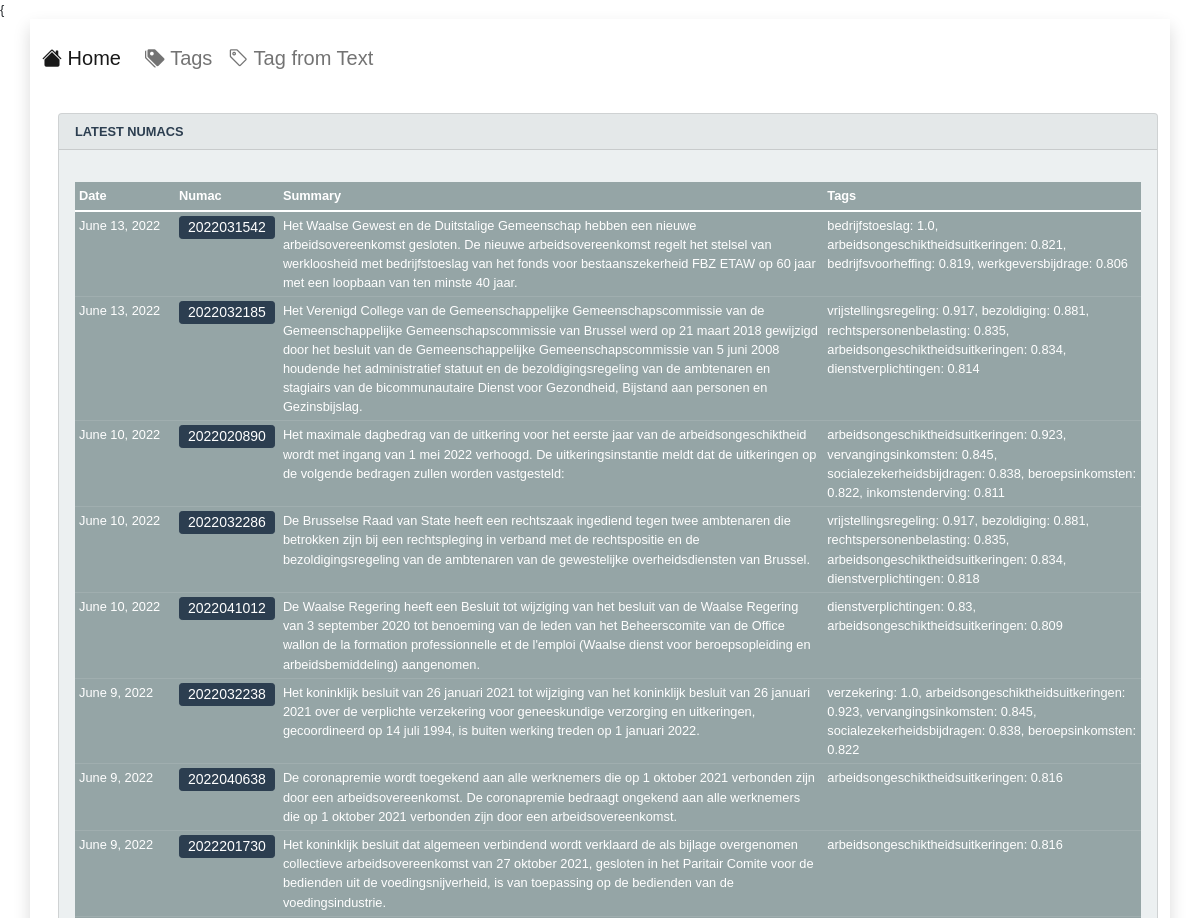
The page /tags/arbeidsongeschiktheidsuitkeringen/ (upper part) on the database as committed earlier.
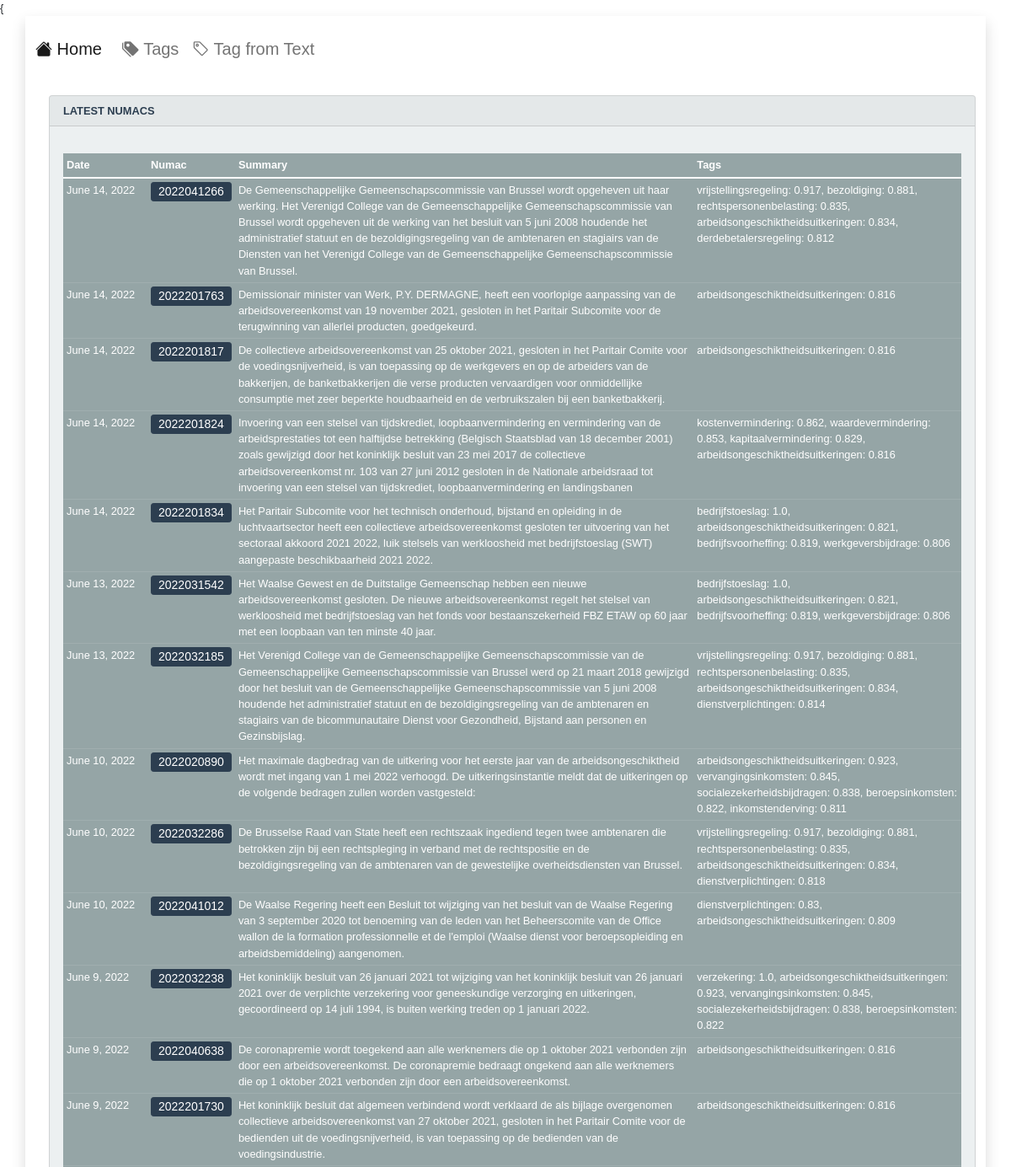
The same page on the database as committed later.
### taxtag/models.py (models this page shows, shortened)
class Article(models.Model):
    date = models.DateField()
    numac = models.CharField(max_length=15)
    link=models.CharField(max_length=150)
    nl_text=models.TextField()
    nl_sum=models.TextField()
    nl_tags=models.TextField()
    created_at = models.DateTimeField(auto_now_add=True)
    updated_at = models.DateTimeField(auto_now=True)
    class Meta:
        ordering = ['-date' , 'numac']

### taxtag/views.py (the view)
# urls.py: path('tags/<str:tag>/',tagsearch, name='tagsearch'),
def tagsearch(request,tag):
    articles=Article.objects.filter(nl_tags__icontains=tag)
    context = {'data':{'articles': articles}}
    return render(request, 'home.html', context)

### taxtag/templates/home.html (shortened to what this page needs)
{% extends "base.html" %}
{% block content %}
<div class="row">
  <div class="col-md-auto">
  <div class="card text-white bg-light ms-3 mt-3 " >
      <div class="card-header text-primary text-uppercase " style="font-weight:bold"> LATEST NUMACS</div>
      <div class="card-body">
        <p class="card-text">
          <table class="table table-sm table-secondary table-responsive">
          <thead class="thead-inverse">
              <tr>
                  <th style="width:100px">Date</th>
                  <th>Numac</th>
                  <th>Summary</th>
                  <th>Tags</th>
              </tr>
              </thead>
              <tbody>
                  {% for b in data.articles %}
                  <tr>
              <td>{{ b.date}}</td>
              <td><a class="btn btn-primary btn-sm w-100 py-0" style="text-align:left" href={{ b.link }}> {{ b.numac }}</a></td>
              <td>{{ b.nl_sum}}</td>
              <td>{{ b.nl_tags}}</td>
                  </tr>
                  {% endfor %}
              </tbody>
      </table>
      </p>
      </div>
    </div>
  </div>
  </div>
{% endblock %}

Rows that differ between the two databases and show on the page:
added Article: date "June 14, 2022", numac "2022041266", nl_sum "De Gemeenschappelijke Gemeenschapscommissie van Brussel wordt opgeheven uit haar werking. Het Verenigd College van de Gemeenschappelijke Gemeenschapscommissie van Brussel wordt opgeheven uit de werking van het besluit van 5 juni 2008 houdende het administratief statuut en de bezoldigingsregeling van de ambtenaren en stagiairs van de Diensten van het Verenigd College van de Gemeenschappelijke Gemeenschapscommissie van Brussel.", nl_tags "vrijstellingsregeling: 0.917, bezoldiging: 0.881, rechtspersonenbelasting: 0.835, arbeidsongeschiktheidsuitkeringen: 0.834, derdebetalersregeling: 0.812"
added Article: date "June 14, 2022", numac "2022201763", nl_sum "Demissionair minister van Werk, P.Y. DERMAGNE, heeft een voorlopige aanpassing van de arbeidsovereenkomst van 19 november 2021, gesloten in het Paritair Subcomite voor de terugwinning van allerlei producten, goedgekeurd.", nl_tags "arbeidsongeschiktheidsuitkeringen: 0.816"
added Article: date "June 14, 2022", numac "2022201817", nl_sum "De collectieve arbeidsovereenkomst van 25 oktober 2021, gesloten in het Paritair Comite voor de voedingsnijverheid, is van toepassing op de werkgevers en op de arbeiders van de bakkerijen, de banketbakkerijen die verse producten vervaardigen voor onmiddellijke consumptie met zeer beperkte houdbaarheid en de verbruikszalen bij een banketbakkerij.", nl_tags "arbeidsongeschiktheidsuitkeringen: 0.816"
added Article: date "June 14, 2022", numac "2022201824", nl_sum "Invoering van een stelsel van tijdskrediet, loopbaanvermindering en vermindering van de arbeidsprestaties tot een halftijdse betrekking (Belgisch Staatsblad van 18 december 2001) zoals gewijzigd door het koninklijk besluit van 23 mei 2017 de collectieve arbeidsovereenkomst nr. 103 van 27 juni 2012 gesloten in de Nationale arbeidsraad tot invoering van een stelsel van tijdskrediet, loopbaanvermindering en landingsbanen", nl_tags "kostenvermindering: 0.862, waardevermindering: 0.853, kapitaalvermindering: 0.829, arbeidsongeschiktheidsuitkeringen: 0.816"
added Article: date "June 14, 2022", numac "2022201834", nl_sum "Het Paritair Subcomite voor het technisch onderhoud, bijstand en opleiding in de luchtvaartsector heeft een collectieve arbeidsovereenkomst gesloten ter uitvoering van het sectoraal akkoord 2021 2022, luik stelsels van werkloosheid met bedrijfstoeslag (SWT) aangepaste beschikbaarheid 2021 2022.", nl_tags "bedrijfstoeslag: 1.0, arbeidsongeschiktheidsuitkeringen: 0.821, bedrijfsvoorheffing: 0.819, werkgeversbijdrage: 0.806"
